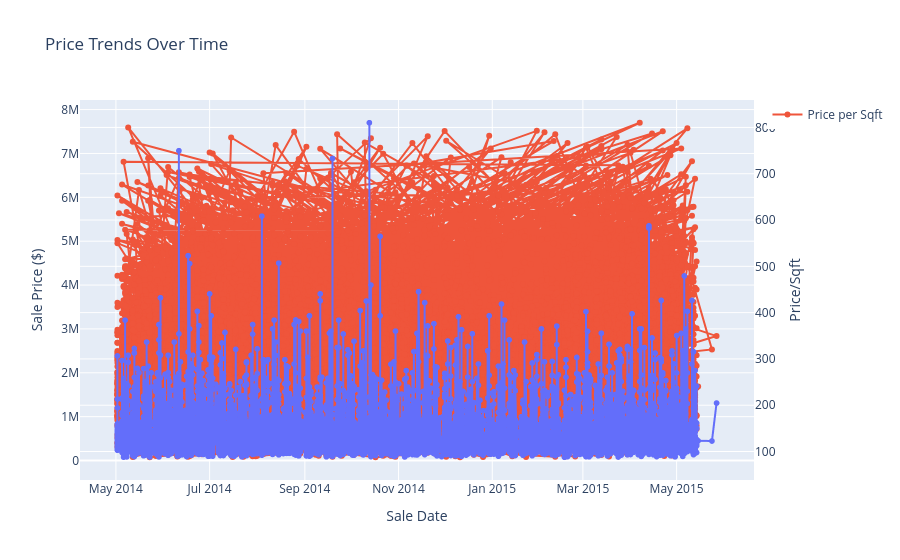

Notebook code cell kept with this figure:
### Markdown cell above
#### 7) Time Trends Line Charts

### Code cell
fig = px.line(df.sort_values('date'), x='date', y='price', 
              markers=True, title='Price Trends Over Time',
              labels={'price': 'Sale Price ($)', 'date': 'Sale Date'})
fig.add_scatter(x=df['date'], y=df['price_per_sqft'], mode='lines+markers', 
                name='Price per Sqft', yaxis='y2')
fig.update_layout(yaxis2=dict(overlaying='y', side='right', title='Price/Sqft'))
fig.show()

### Figure 1 — Plotly figure (JSON) as saved in the notebook; plotly's stock layout.template omitted (floating-point values rounded to 4 significant figures; data arrays with more than 128 entries replaced by an {"elided": "..."} marker saying what was removed)
{"data": [{"hovertemplate": "Sale Date=%{x}<br>Sale Price ($)=%{y}<extra></extra>", "legendgroup": "", "line": {"color": "#636efa", "dash": "solid"}, "marker": {"symbol": "circle"}, "mode": "lines+markers", "name": "", "showlegend": false, "type": "scattergl", "x": {"elided": "21612 str values"}, "xaxis": "x", "y": {"elided": "21612 int values"}, "yaxis": "y"}, {"mode": "lines+markers", "name": "Price per Sqft", "type": "scatter", "x": {"elided": "21612 str values"}, "y": {"elided": "21612 float values"}, "yaxis": "y2"}], "layout": {"legend": {"tracegroupgap": 0}, "title": {"text": "Price Trends Over Time"}, "xaxis": {"anchor": "y", "domain": [0, 1], "title": {"text": "Sale Date"}}, "yaxis": {"anchor": "x", "domain": [0, 1], "title": {"text": "Sale Price ($)"}}, "yaxis2": {"overlaying": "y", "side": "right", "title": {"text": "Price/Sqft"}}}}
